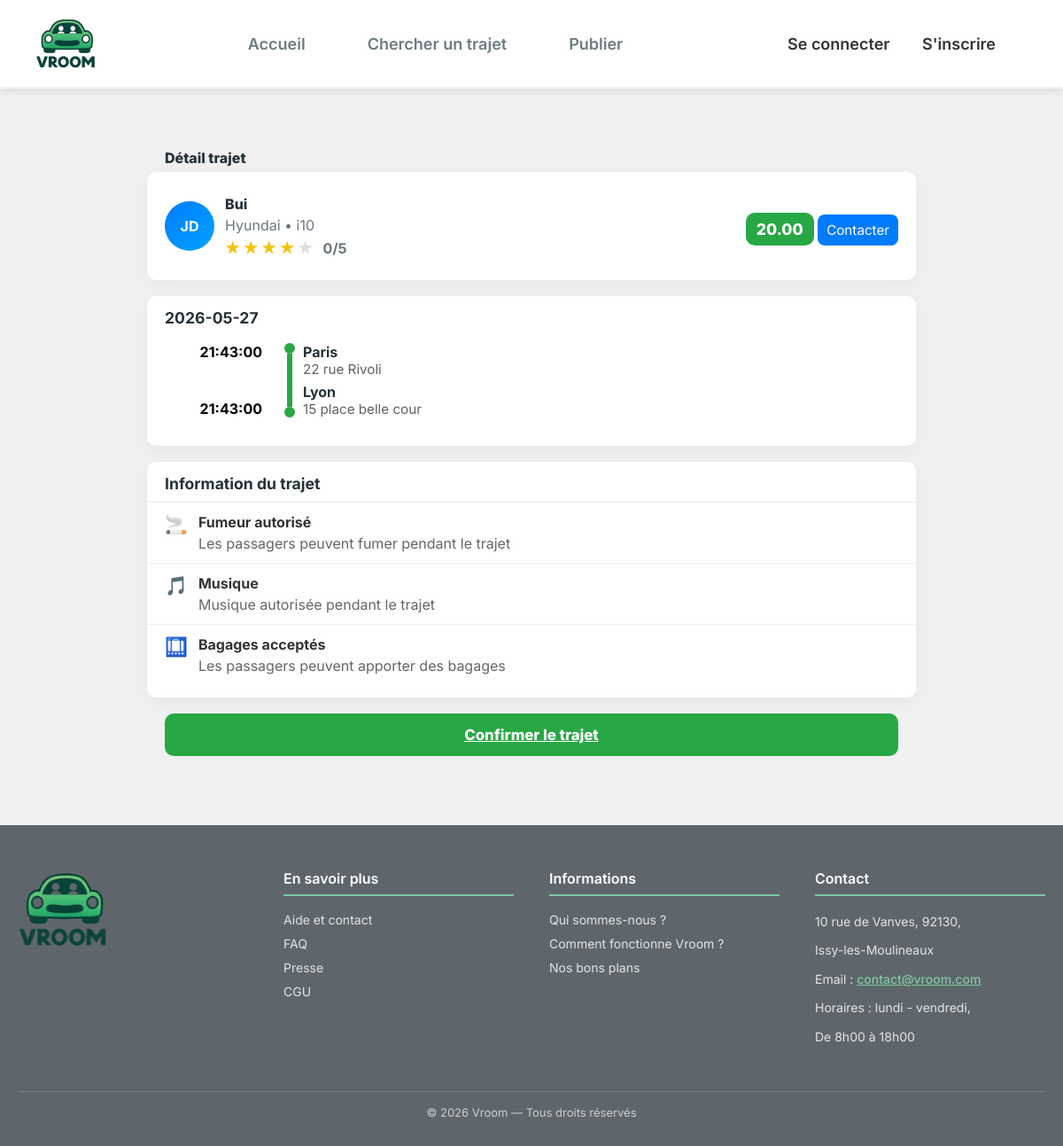
The page /index.php?page=detail_trajet&id=61 on the database its author committed.
### tables this page shows
CREATE TABLE `annonces` (
  `id` bigint(20) UNSIGNED NOT NULL,
  `id_conducteur` bigint(20) UNSIGNED NOT NULL,
  `date_depart` date NOT NULL,
  `heure_depart` time NOT NULL,
  `datetime_depart` datetime NOT NULL,
  `prix_par_personne` decimal(10,2) NOT NULL,
  `places_disponibles` int(11) NOT NULL,
  `description` text NOT NULL,
  `commentaires` text DEFAULT NULL,
  `id_ville_depart` bigint(20) UNSIGNED NOT NULL,
  `adresse_depart` varchar(255) NOT NULL,
  `id_ville_arrivee` bigint(20) UNSIGNED NOT NULL,
  `adresse_arrivee` varchar(255) NOT NULL,
  `statut` enum('active','complete','annulee','expiree') NOT NULL DEFAULT 'active',
  `date_creation` timestamp NOT NULL DEFAULT current_timestamp(),
  `heure_arrivee` time DEFAULT NULL,
  `date_arrivee` date DEFAULT NULL,
  `id_vehicule` bigint(20) UNSIGNED DEFAULT NULL
);

CREATE TABLE `utilisateurs` (
  `id` bigint(20) UNSIGNED NOT NULL,
  `nom` varchar(255) NOT NULL,
  `prenom` varchar(255) NOT NULL,
  `email` varchar(255) DEFAULT NULL,
  `telephone` varchar(20) DEFAULT NULL,
  `avatar` varchar(255) DEFAULT NULL,
  `biographie` text DEFAULT NULL,
  `mot_de_passe` varchar(255) NOT NULL,
  `token_notification` varchar(255) DEFAULT NULL,
  `premiere_connexion` tinyint(1) NOT NULL DEFAULT 1,
  `try_token` int(11) NOT NULL DEFAULT 0,
  `remember_token` varchar(100) DEFAULT NULL,
  `date_creation` timestamp NOT NULL DEFAULT current_timestamp(),
  `date_mise_a_jour` timestamp NOT NULL DEFAULT current_timestamp() ON UPDATE current_timestamp(),
  `note` float DEFAULT 0,
  `photo_profil` varchar(255) DEFAULT NULL
);

CREATE TABLE `vehicules` (
  `id` bigint(20) UNSIGNED NOT NULL,
  `id_utilisateur` bigint(20) UNSIGNED NOT NULL,
  `marque` varchar(100) NOT NULL,
  `modele` varchar(100) NOT NULL,
  `annee` year(4) NOT NULL,
  `couleur` varchar(50) NOT NULL,
  `matricule` varchar(50) NOT NULL,
  `date_creation` timestamp NOT NULL DEFAULT current_timestamp()
);

CREATE TABLE `ville` (
  `id` bigint(20) UNSIGNED NOT NULL,
  `nom` varchar(255) NOT NULL,
  `latitude` decimal(10,6) NOT NULL,
  `longitude` decimal(10,6) NOT NULL
);

### Controleur/c_trajet.php (called while the page is built, shortened)
<?php
require_once __DIR__ . '/../Modele/annonces.php';
class c_detail_trajet {
    public function afficher(): void {
        $annonce = Annonces::detail_trajet($_GET['id']);
        require __DIR__ . '/../Vue/head.php';
        require __DIR__ . '/../Vue/header.php';
        require __DIR__ . '/../Vue/pages/v_detail_trajet.php';
        require __DIR__ . '/../Vue/footer.php';
    }
}
?>

### Modele/annonces.php (called while the page is built, shortened)
<?php
class Annonces {
    public static function detail_trajet(int $id): ?array{
        $db = dbConnect();
        $sql = "
        SELECT
            a.id,
            a.date_depart,
            a.heure_depart,
            a.prix_par_personne,
            a.places_disponibles,
            a.description,
            a.adresse_depart,
            a.adresse_arrivee,
            u.nom AS conducteur_nom,
            u.note AS conducteur_note,
            u.avatar,
            v.marque,
            v.modele,
            vd.nom AS ville_depart,
            va.nom AS ville_arrivee
        FROM annonces a
        JOIN utilisateurs u ON a.id_conducteur = u.id
        JOIN vehicules v ON a.id_vehicule = v.id
        JOIN ville vd ON a.id_ville_depart = vd.id
        JOIN ville va ON a.id_ville_arrivee = va.id
        WHERE a.id = :id
        ";
        $stmt = $db->prepare($sql);
        $stmt->execute(['id' => $id]);
        $annonce = $stmt->fetch(PDO::FETCH_ASSOC);
        return $annonce ?: null;
    }
}
?>

### Vue/pages/v_detail_trajet.php (the view, shortened to what this page needs)
<body>
    <div class="page-container">
        <div class="header-title">Détail trajet</div>
        <div class="main-content">
            <div class="info-card">
                <div class="driver-card">
                    <div class="driver-left">
                        <div class="avatar">JD</div>
                        <div class="driver-info">
                            <div class="driver-name"><?= htmlspecialchars($annonce['conducteur_nom']) ?></div>
                            <div class="vehicle"><?= htmlspecialchars($annonce['marque']) ?> • <?= htmlspecialchars($annonce['modele']) ?></div>
                            <div class="rating" title="Note 4.5 sur 5">
                                <span class="star filled">★</span>
                                <span class="star filled">★</span>
                                <span class="star filled">★</span>
                                <span class="star filled">★</span>
                                <span class="star">★</span>
                                <span style="margin-left:8px;color:#6c757d;font-weight:700;">
                                    <?= $annonce['conducteur_note'] ?>/5
                                </span>
                            </div>
                        </div>
                    </div>
                    <div class="driver-right">
                        <div class="price"><?= htmlspecialchars($annonce['prix_par_personne']) ?></div>
                        <button class="contact-small">Contacter</button>
                    </div>
                </div>
            </div>
            <div class="info-card">
                <h2 class="card-title"><?= htmlspecialchars($annonce['date_depart']) ?></h2>
                <div class="trajet-detail">
                    <div class="heures">
                        <span class="heure-depart"><?= htmlspecialchars($annonce['heure_depart']) ?></span>
                        <span class="heure-arrivee"><?= htmlspecialchars($annonce['heure_depart']) ?></span>
                    </div>
                    <div class="separateur"></div>
                    <div class="gares-info">
                        <div class="gare depart">
                            <div class="ville"><?= htmlspecialchars($annonce['ville_depart']) ?></div>
                            <div class="detail-gare"><?= htmlspecialchars($annonce['adresse_depart']) ?></div>
                        </div>
                        <div class="gare arrivee">
                            <div class="ville"><?= htmlspecialchars($annonce['ville_arrivee']) ?></div>
                            <div class="detail-gare"><?= htmlspecialchars($annonce['adresse_arrivee']) ?></div>
                        </div>
                    </div>
                </div>
            </div>
            <div class="info-card" id="premiere-section-info">
                <h2 class="card-title">Information du trajet</h2>
                <div class="info-item">
                    <span class="info-icone">🚬</span>
                    <div class="info-texte">
                        <div class="regle">Fumeur autorisé</div>
                        <div class="description">Les passagers peuvent fumer pendant le trajet</div>
                    </div>
                </div>
                <div class="info-item">
                    <span class="info-icone">🎵</span>
                    <div class="info-texte">
                        <div class="regle">Musique</div>
                        <div class="description">Musique autorisée pendant le trajet</div>
                    </div>
                </div>
                <div class="info-item">
                    <span class="info-icone">🛄</span>
                    <div class="info-texte">
                        <div class="regle">Bagages acceptés</div>
                        <div class="description">Les passagers peuvent apporter des bagages</div>
                    </div>
                </div>
            </div>
            <div class="button-row">
                <a href="index.php?page=paiement&id=<?= $annonce['id'] ?>"
                class="confirm-btn"
                aria-label="Confirmer le trajet">
                Confirmer le trajet
                </a>
            </div>
        </div>
    </div>
</body>

### Ressources/CSS/commun.css (style rules this page uses)
:root { --couleurVerte: #28a745; --couleurVerteFonce: #1f7e36; --texteGris: #6d7c82; --titreNoir: #222; --fondClair: #ffffff; --ombre: rgba(0,0,0,0.10); --ombreHover: rgba(0,0,0,0.18); }
* { font-family: 'Inter', sans-serif; box-sizing: border-box; padding: 0; margin: 0; }
body { background-color: #f0f0f0; align-items: center; justify-content: center; display: flex; flex-direction: column; gap : 30px; }

### Ressources/Css/header.css (style rules this page uses)
:root { --couleurVerte: #28a745; --couleurVerteFonce: #1f7e36; --texteGris: #6d7c82; --titreNoir: #222; --fondClair: #ffffff; --ombre: rgba(0,0,0,0.10); --ombreHover: rgba(0,0,0,0.18); }
* { margin: 0; padding: 0; box-sizing: border-box; }

### Ressources/CSS/detail_trajet.css (style rules this page uses)
.page-container { width: 100%; max-width: 900px; margin: 32px auto; box-sizing: border-box; padding: 0 16px; }
.info-card { background-color: #ffffff; border-radius: 10px; margin-bottom: 18px; padding: 14px 0; box-shadow: 0 6px 20px rgba(0,0,0,0.04); }
.card-title { font-size: 1.1rem; font-weight: 700; color: #263238; padding: 0 20px; margin-bottom: 10px; }
.button-row { margin-top: 10px; display:flex; justify-content:center; padding: 0 20px 16px 20px; }
.confirm-btn { display: block; width: 100%; box-sizing: border-box; padding: 14px 18px; font-size: 1.05rem; font-weight: 800; background-color: #28a745; color: #ffffff; border: none; border-radius: 10px; cursor: pointer; text-align: center; }
.trajet-detail { display: flex; align-items: stretch; padding: 8px 20px 18px 20px; width: 100%; box-sizing: border-box; min-height: 110px; }
.heures { display: flex; flex-direction: column; justify-content: space-between; text-align: right; margin-right: 16px; font-weight: 700; width: 110px; }
.heures span { display:block; }
.separateur { position: relative; width: 6px; margin: 0 12px; border-radius: 4px; align-self: stretch; background-image: linear-gradient(#28a745, #28a745); background-repeat: no-repeat; background-position: center 12px; background-size: 6px calc(100% - 24px); }
.separateur::before, .separateur::after { content: ''; position: absolute; width: 12px; height: 12px; background-color: #28a745; border-radius: 50%; left: 50%; transform: translateX(-50%); }
.separateur::before { top: 0; }
.separateur::after { bottom: 0; }
.gares-info { display: flex; flex-direction: column; justify-content: space-between; flex: 1; }
.gare { margin: 0; }
.ville { font-weight: 700; color:#263238; }
.detail-gare { color:#616161; font-size:0.95rem; }
.info-item { display:flex; align-items:flex-start; padding:12px 20px; border-top:1px solid #eee; }
.info-icone { font-size:1.3rem; margin-right:12px; color:#555; }
.info-texte .regle { font-weight:700; color:#333; }
.info-texte .description { color:#666; margin-top:4px; }
.driver-card { display:flex; align-items:center; justify-content:space-between; padding:12px 20px; gap:12px; }
.driver-left { display:flex; align-items:center; gap:12px; }
.avatar { width:56px; height:56px; border-radius:50%; background:linear-gradient(135deg,#007bff,#00a3ff); color:white; display:flex; align-items:center; justify-content:center; font-weight:700; }
.driver-info .driver-name { font-weight:800; color:#263238; }
.driver-info .vehicle { color:#6c757d; margin-top:4px; }
.rating { margin-top:6px; color:#f1c40f; font-weight:700; }
.rating .star { color:#ddd; }
.rating .star.filled { color:#f1c40f; }
.driver-right { text-align:right; }
.price { background:#28a745; color:#fff; padding:8px 12px; border-radius:10px; font-weight:800; font-size:1.1rem; display:inline-block; }
.contact-small { margin-top:8px; display:inline-block; padding:8px 10px; background:#007bff; color:#fff; border-radius:8px; font-size:0.95rem; border:none; cursor:pointer; }
.header-title { padding: 6px 20px; font-weight:800; color:#263238; }

### rows shown on the page
annonces: utilisateurs.nom "Bui", id_vehicule.marque "Hyundai", id_vehicule.modele "i10", utilisateurs.note "0", prix_par_personne "20.00", date_depart "2026-05-27", heure_depart "21:43:00", ville.nom "Paris", adresse_depart "22 rue Rivoli", ville.nom "Lyon", adresse_arrivee "15 place belle cour"
